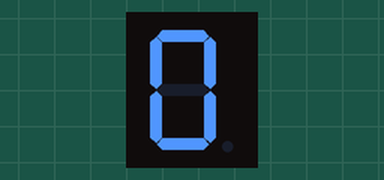
Recording of a sketch running on a simulated Arduino Uno, built with avr-gcc and run on an emulated ATmega328P. Shown: 1-digit seven-segment display. Wiring (inferred from the names in the program): 1-digit 7-segment display, segments lit when HIGH: segments pin 6, pin 5, pin 2, pin 3, pin 4, pin 7, pin 8. The segment pins are drawn as the display they are named for.

Above: at 0.1 s.
At 1.1 s:
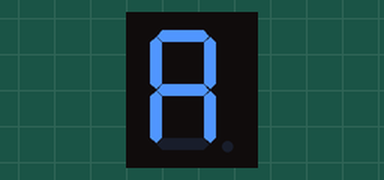
At 2.1 s:
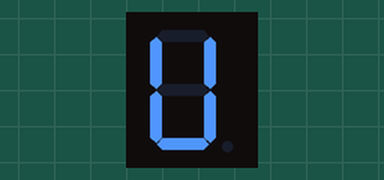
At 3.1 s:
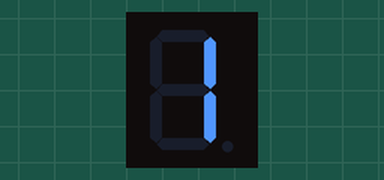

The sketch:

ES1.ino
```cpp
int a = 6; // Arduino pins connected with 7 segment pins
int b = 5;
int c = 2;
int d = 3;
int e = 4;
int f = 7;
int g = 8;

void setup() {
  // Declaring all the pins as output
  pinMode(a, OUTPUT);
  pinMode(b, OUTPUT);
  pinMode(c, OUTPUT);
  pinMode(d, OUTPUT);
  pinMode(e, OUTPUT);
  pinMode(f, OUTPUT);
  pinMode(g, OUTPUT);
}

// Function to display a character on the 7-segment display
void displayCharacter(byte character) {
  digitalWrite(a, !bitRead(character, 0));  // Inverted logic for common cathode
  digitalWrite(b, !bitRead(character, 1));
  digitalWrite(c, !bitRead(character, 2));
  digitalWrite(d, !bitRead(character, 3));
  digitalWrite(e, !bitRead(character, 4));
  digitalWrite(f, !bitRead(character, 5));
  digitalWrite(g, !bitRead(character, 6));
}

void loop() {
  byte characters[] = {
    B01000000, //D
    B00001000,//A
    B01000001, //V
    B01111001,// = I
    B01000000, //D
  };

  for (int i = 0; i < 5; i++) {
    displayCharacter(characters[i]);
    delay(1000);
  }
}
```

Measured:
- by itself, everything shown: repeats every 5.0 s, in 4 steps
- what the display in image 1 shows lasts 1.0 s, from 1.0 s to 2.0 s
